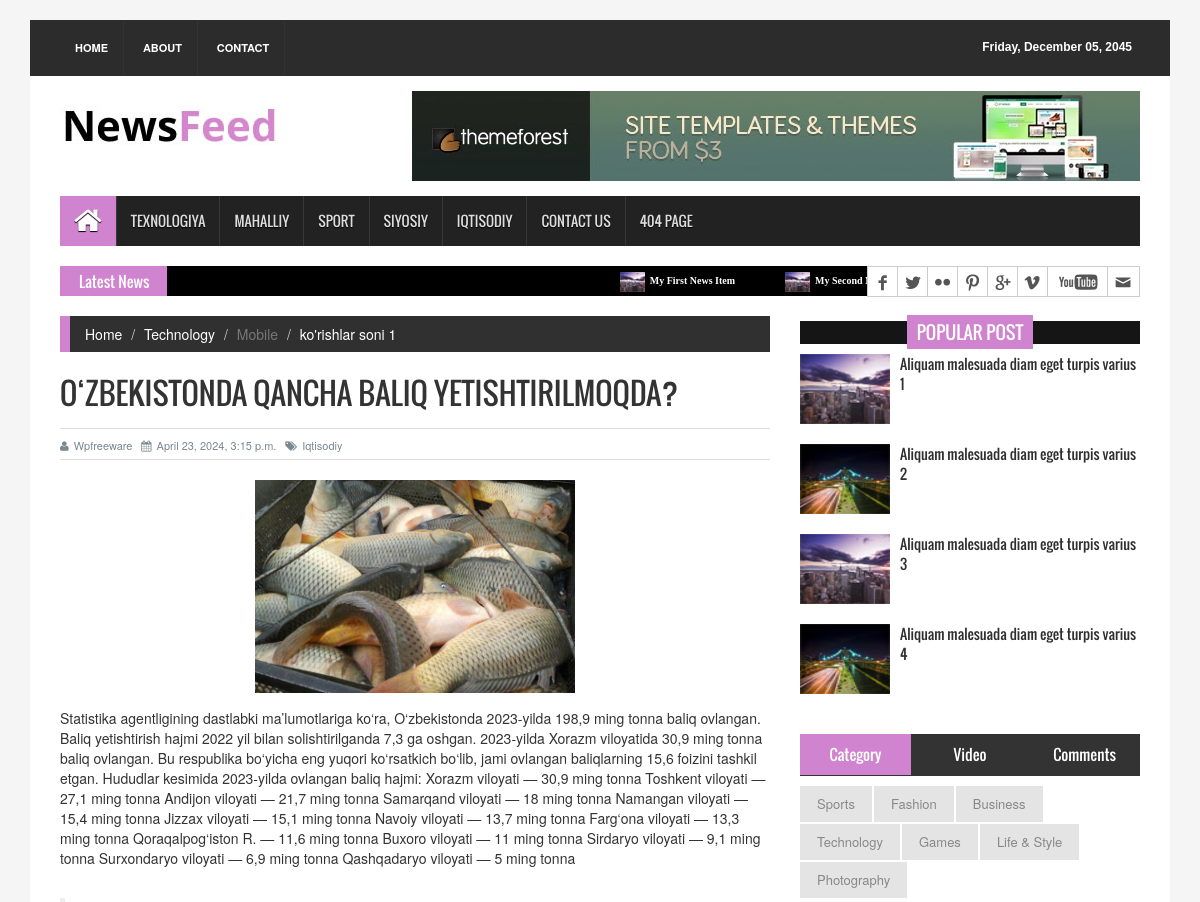
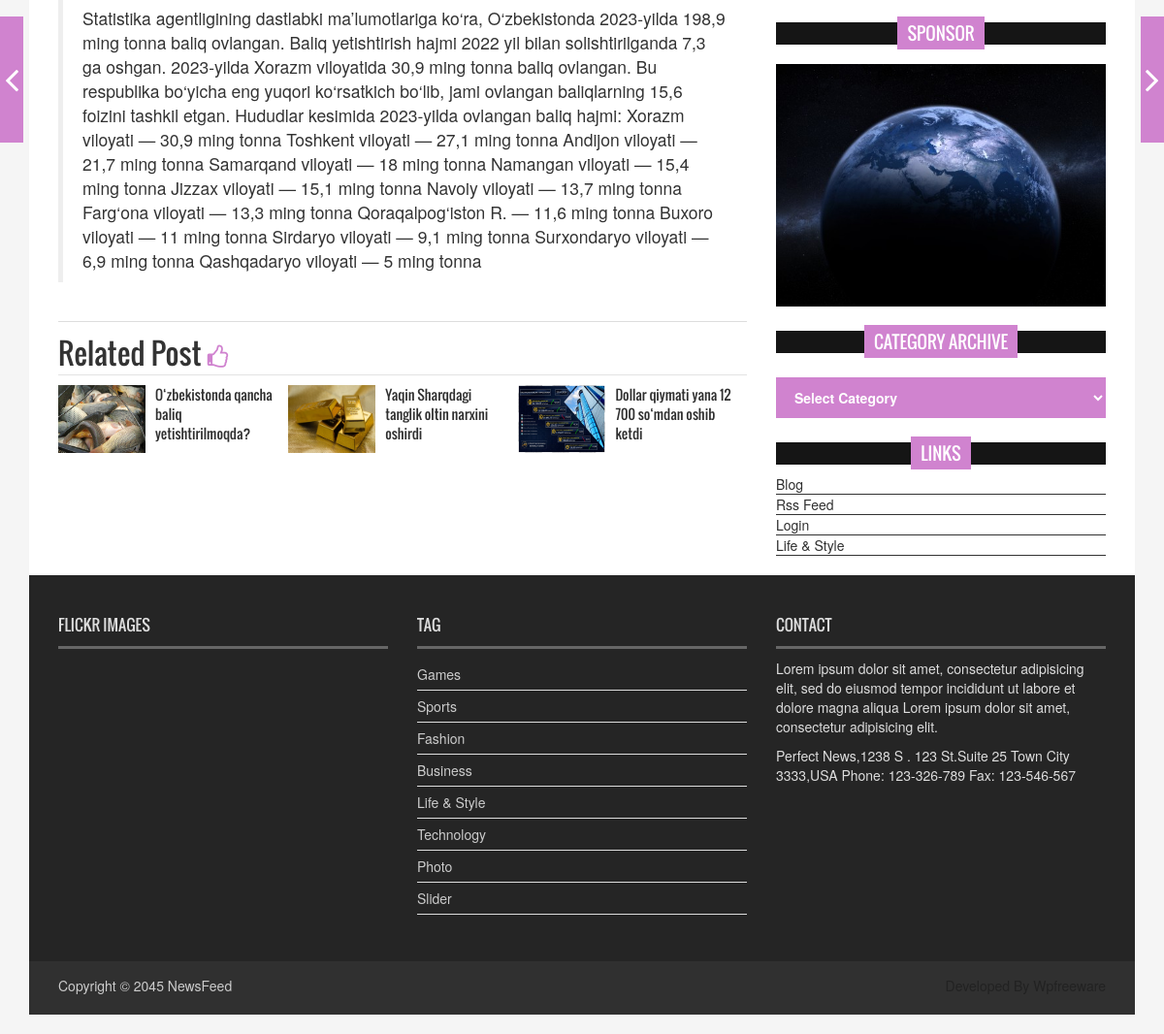
Screenshot of /ozbekistonda-qancha-baliq-yetishtirilmoqda/ with the database file from the repository (2 pictures, top to bottom).
### news_app/models.py (models this page shows, shortened)
class News(models.Model):
    class Status(models.TextChoices):
        Draft = 'DR', "Draft"
        Publish = 'PB', 'Published'
    title = models.CharField(max_length=250)
    slug = models.SlugField(max_length=250)
    body = models.TextField()
    image = models.ImageField(upload_to='news/images/')
    category = models.ForeignKey(Category, on_delete=models.CASCADE)
    published_time = models.DateTimeField(default=timezone.now)
    created_time = models.DateTimeField(auto_now_add=True)
    update_time = models.DateTimeField(auto_now=True)
    status = models.CharField(max_length=2, choices=Status.choices, default=Status.Draft)
    views = models.IntegerField(default=0)
    published = PublishManager()
    objects = models.Manager()
    class Meta:
        ordering = ['-published_time']

class Category(models.Model):
    nomi = models.CharField(max_length=50)
    def __str__(self):
        return self.nomi

### news_app/views.py (the view)
# urls.py: path('<str:slug>/', news_detail_view, name = 'detail_page'),
def news_detail_view(request, slug):
    news_detail = News.objects.get(slug = slug)
    news_detail.views = news_detail.views + 1
    yaqin_news = News.objects.filter(category__nomi=news_detail.category)[:3]
    context = {
        'news_detail': news_detail,
        'yaqin_news': yaqin_news
    }
    return render(request, template_name='single_page.html', context=context)

### templates/single_page.html (shortened to what this page needs)
{% extends 'base.html' %}
{% load static %}
  {% block content %}
  <section id="contentSection">
    <div class="row">
      <div class="col-lg-8 col-md-8 col-sm-8">
        <div class="left_content">
          <div class="single_page">
            <ol class="breadcrumb">
              <li><a href="../index.html">Home</a></li>
              <li><a href="#">Technology</a></li>
              <li class="active">Mobile</li>
              <li style="color:white">ko'rishlar soni {{ news_detail.views }}</li>
            </ol>
            <h1>{{ news_detail.title }}</h1>
            <div class="post_commentbox"> <a href="#"><i class="fa fa-user"></i>Wpfreeware</a> <span><i class="fa fa-calendar"></i>{{ news_detail.published_time }}</span>
              <a href="#"><i class="fa fa-tags"></i>{{ news_detail.category }}</a> </div>
            <div class="single_page_content"> <img class="img-center" src="{{ news_detail.image.url }}" alt="">
              <p>{{ news_detail.body }}</p>
              <br>
              <blockquote> {{ news_detail.body }} </blockquote>
            </div>
            <div class="related_post">
              <h2>Related Post <i class="fa fa-thumbs-o-up"></i></h2>
              <ul class="spost_nav wow fadeInDown animated">
                {% for news in yaqin_news %}
                <li>
                  <div class="media"> <a class="media-left" href="single_page.html"> <img src="{{ news.image.url }}" alt=""> </a>
                    <div class="media-body"> <a class="catg_title" href="single_page.html"> {{ news.title }}</a> </div>
                  </div>
                </li>
                {% endfor %}
              </ul>
            </div>
          </div>
        </div>
      </div>
      <nav class="nav-slit"> <a class="prev" href="#"> <span class="icon-wrap"><i class="fa fa-angle-left"></i></span>
        </a> <a class="next" href="#"> <span class="icon-wrap"><i class="fa fa-angle-right"></i></span>
        </a> </nav>
      <div class="col-lg-4 col-md-4 col-sm-4">
        <aside class="right_content">
          <div class="single_sidebar">
            <h2><span>Popular Post</span></h2>
            <ul class="spost_nav">
              <li>
                <div class="media wow fadeInDown"> <a href="single_page.html" class="media-left"> <img alt="" src="{% static 'images/post_img1.jpg' %}"> </a>
                  <div class="media-body"> <a href="single_page.html" class="catg_title"> Aliquam malesuada diam eget turpis varius 1</a> </div>
                </div>
              </li>
              <li>
                <div class="media wow fadeInDown"> <a href="single_page.html" class="media-left"> <img alt="" src="{% static 'images/post_img2.jpg' %}"> </a>
                  <div class="media-body"> <a href="single_page.html" class="catg_title"> Aliquam malesuada diam eget turpis varius 2</a> </div>
                </div>
              </li>
              <li>
                <div class="media wow fadeInDown"> <a href="single_page.html" class="media-left"> <img alt="" src="{% static 'images/post_img1.jpg' %}"> </a>
                  <div class="media-body"> <a href="single_page.html" class="catg_title"> Aliquam malesuada diam eget turpis varius 3</a> </div>
                </div>
              </li>
              <li>
                <div class="media wow fadeInDown"> <a href="single_page.html" class="media-left"> <img alt="" src="{% static 'images/post_img2.jpg' %}"> </a>
                  <div class="media-body"> <a href="single_page.html" class="catg_title"> Aliquam malesuada diam eget turpis varius 4</a> </div>
                </div>
              </li>
            </ul>
          </div>
          <div class="single_sidebar">
            <ul class="nav nav-tabs" role="tablist">
              <li role="presentation" class="active"><a href="#category" aria-controls="home" role="tab" data-toggle="tab">Category</a></li>
              <li role="presentation"><a href="#video" aria-controls="profile" role="tab" data-toggle="tab">Video</a></li>
              <li role="presentation"><a href="#comments" aria-controls="messages" role="tab" data-toggle="tab">Comments</a></li>
            </ul>
            <div class="tab-content">
              <div role="tabpanel" class="tab-pane active" id="category">
                <ul>
                  <li class="cat-item"><a href="#">Sports</a></li>
                  <li class="cat-item"><a href="#">Fashion</a></li>
                  <li class="cat-item"><a href="#">Business</a></li>
                  <li class="cat-item"><a href="#">Technology</a></li>
                  <li class="cat-item"><a href="#">Games</a></li>
                  <li class="cat-item"><a href="#">Life &amp; Style</a></li>
                  <li class="cat-item"><a href="#">Photography</a></li>
                </ul>
              </div>
            </div>
          </div>
          <div class="single_sidebar wow fadeInDown">
            <h2><span>Sponsor</span></h2>
            <a class="sideAdd" href="#"><img src="{% static 'images/add_img.jpg' %}" alt=""></a> </div>
          <div class="single_sidebar wow fadeInDown">
            <h2><span>Category Archive</span></h2>
            <select class="catgArchive">
              <option>Select Category</option>
            </select>
          </div>
          <div class="single_sidebar wow fadeInDown">
            <h2><span>Links</span></h2>
            <ul>
              <li><a href="#">Blog</a></li>
              <li><a href="#">Rss Feed</a></li>
              <li><a href="#">Login</a></li>
              <li><a href="#">Life &amp; Style</a></li>
            </ul>
          </div>
        </aside>
      </div>
    </div>
  </section>
  {% endblock content %}

### templates/base.html (shortened to what this page needs)
{% load static %}
<!DOCTYPE html>
<html>
<head>
<link rel="stylesheet" type="text/css" href="{% static 'css/bootstrap.min.css' %}">
<link rel="stylesheet" type="text/css" href="{% static 'css/font-awesome.min.css' %} ">
<link rel="stylesheet" type="text/css" href="{% static 'css/animate.css' %} ">
<link rel="stylesheet" type="text/css" href="{% static 'css/font.css' %} ">
<link rel="stylesheet" type="text/css" href="{% static 'css/li-scroller.css' %} ">
<link rel="stylesheet" type="text/css" href="{% static 'css/slick.css' %} ">
<link rel="stylesheet" type="text/css" href="{% static 'css/jquery.fancybox.css' %} ">
<link rel="stylesheet" type="text/css" href="{% static 'css/theme.css' %} ">
<link rel="stylesheet" type="text/css" href="{% static 'css/style.css' %} ">
</head>
<body>
<div class="container">
  <header id="header">
    <div class="row">
      <div class="col-lg-12 col-md-12 col-sm-12">
        <div class="header_top">
          <div class="header_top_left">
            <ul class="top_nav">
              <li><a href="{% url 'home_page' %}">Home</a></li>
              <li><a href="#">About</a></li>
              <li><a href="{% url 'contact_page' %}">Contact</a></li>
            </ul>
          </div>
          <div class="header_top_right">
            <p>Friday, December 05, 2045</p>
          </div>
        </div>
      </div>
      <div class="col-lg-12 col-md-12 col-sm-12">
        <div class="header_bottom">
          <div class="logo_area"><a href="index.html" class="logo"><img src="{% static 'images/logo.jpg' %}" alt=""></a></div>
          <div class="add_banner"><a href="#"><img src="{% static 'images/addbanner_728x90_V1.jpg' %}" alt=""></a></div>
        </div>
      </div>
    </div>
  </header>
  <section id="navArea">
    <nav class="navbar navbar-inverse" role="navigation">
      <div id="navbar" class="navbar-collapse collapse">
        <ul class="nav navbar-nav main_nav">
          <li class="active"><a href="index.html"><span class="fa fa-home desktop-home"></span><span class="mobile-show">Home</span></a></li>
          <li><a href="{% url 'texno_news' %}">Texnologiya</a></li>
          <li><a href="#">Mahalliy</a></li>
          <li><a href="#">Sport</a></li>
          <li><a href="#">Siyosiy</a></li>
          <li><a href="#">Iqtisodiy</a></li>
          <li><a href="pages/contact.html">Contact Us</a></li>
          <li><a href="pages/404.html">404 Page</a></li>
        </ul>
      </div>
    </nav>
  </section>
  <section id="newsSection">
    <div class="row">
      <div class="col-lg-12 col-md-12">
        <div class="latest_newsarea"> <span>Latest News</span>
          <ul id="ticker01" class="news_sticker">
            <li><a href="#"><img src="{% static 'images/news_thumbnail3.jpg' %}" alt="">My First News Item</a></li>
            <li><a href="#"><img src="{% static 'images/news_thumbnail3.jpg' %}" alt="">My Second News Item</a></li>
            <li><a href="#"><img src="{% static 'images/news_thumbnail3.jpg' %}" alt="">My Third News Item</a></li>
            <li><a href="#"><img src="{% static 'images/news_thumbnail3.jpg' %}" alt="">My Four News Item</a></li>
          </ul>
          <div class="social_area">
            <ul class="social_nav">
              <li class="facebook"><a href="#"></a></li>
              <li class="twitter"><a href="#"></a></li>
              <li class="flickr"><a href="#"></a></li>
              <li class="pinterest"><a href="#"></a></li>
              <li class="googleplus"><a href="#"></a></li>
              <li class="vimeo"><a href="#"></a></li>
              <li class="youtube"><a href="#"></a></li>
              <li class="mail"><a href="#"></a></li>
            </ul>
          </div>
        </div>
      </div>
    </div>
  </section>
    {% block content %}
    {% endblock content %}
<footer id="footer">
    <div class="footer_top">
      <div class="row">
        <div class="col-lg-4 col-md-4 col-sm-4">
          <div class="footer_widget wow fadeInLeftBig">
            <h2>Flickr Images</h2>
          </div>
        </div>
        <div class="col-lg-4 col-md-4 col-sm-4">
          <div class="footer_widget wow fadeInDown">
            <h2>Tag</h2>
            <ul class="tag_nav">
              <li><a href="#">Games</a></li>
              <li><a href="#">Sports</a></li>
              <li><a href="#">Fashion</a></li>
              <li><a href="#">Business</a></li>
              <li><a href="#">Life &amp; Style</a></li>
              <li><a href="#">Technology</a></li>
              <li><a href="#">Photo</a></li>
              <li><a href="#">Slider</a></li>
            </ul>
          </div>
        </div>
        <div class="col-lg-4 col-md-4 col-sm-4">
          <div class="footer_widget wow fadeInRightBig">
            <h2>Contact</h2>
            <p>Lorem ipsum dolor sit amet, consectetur adipisicing elit, sed do eiusmod tempor incididunt ut labore et dolore magna aliqua Lorem ipsum dolor sit amet, consectetur adipisicing elit.</p>
            <address>
            Perfect News,1238 S . 123 St.Suite 25 Town City 3333,USA Phone: 123-326-789 Fax: 123-546-567
            </address>
          </div>
        </div>
      </div>
    </div>
    <div class="footer_bottom">
      <p class="copyright">Copyright &copy; 2045 <a href="index.html">NewsFeed</a></p>
      <p class="developer">Developed By Wpfreeware</p>
    </div>
  </footer>
</div>
</body>
</html>

### static/css/li-scroller.css (style rules this page uses)
ul.newsticker { position:relative; left:750px; font:bold 10px Verdana; list-style-type:none; margin:0; padding:0 }
ul.newsticker li { float:left; margin:0; padding:0 }
ul.newsticker a { white-space:nowrap; padding:0; color:#fff; margin:0 50px 0 0 }
ul.newsticker a > img { height:20px; margin-right:5px; width:25px }

### static/css/theme.css (style rules this page uses)
.navbar-inverse .navbar-nav > .active > a, .navbar-inverse .navbar-nav > .active > a:hover, .navbar-inverse .navbar-nav > .active > a:focus { background-color:#d083cf }
.latest_newsarea span { background:none repeat scroll 0 0 #d083cf }
.single_sidebar > h2 span { background:none repeat scroll 0 0 #d083cf }
.nav-tabs > li.active > a, .nav-tabs > li.active > a:hover, .nav-tabs > li.active > a:focus { background-color:#d083cf }
.breadcrumb { border-left:10px solid #d083cf }
.nav-slit .icon-wrap { background-color:#d083cf }
.catgArchive { background-color:#d083cf }
.related_post > h2 i { color:#d083cf }

### rows the page displays
News: views "1", title "O‘ZBEKISTONDA QANCHA BALIQ YETISHTIRILMOQDA?", published_time "April 23, 2024, 3:15 p.m.", category "Iqtisodiy", image (picture), body "Statistika agentligining dastlabki ma’lumotlariga ko‘ra, O‘zbekistonda 2023-yilda 198,9 ming tonna baliq ovlangan. Baliq yetishtirish hajmi 2022 yil bilan solishtirilganda 7,3 ga oshgan. 2023-yilda Xorazm viloyatida 30,9 ming tonna baliq ovlangan. Bu respublika bo‘yicha eng yuqori ko‘rsatkich bo‘lib, jami ovlangan baliqlarning 15,6 foizini tashkil etgan. Hududlar kesimida 2023-yilda ovlangan baliq hajmi: Xorazm viloyati — 30,9 ming tonna Toshkent viloyati — 27,1 ming tonna Andijon viloyati — 21,7 ming tonna Samarqand viloyati — 18 ming tonna Namangan viloyati — 15,4 ming tonna Jizzax viloyati — 15,1 ming tonna Navoiy viloyati — 13,7 ming tonna Farg‘ona viloyati — 13,3 ming tonna…", title "O‘zbekistonda qancha baliq yetishtirilmoqda?"
News: image (picture), title "Yaqin Sharqdagi tanglik oltin narxini oshirdi"
News: image (picture), title "Dollar qiymati yana 12 700 so‘mdan oshib ketdi"
